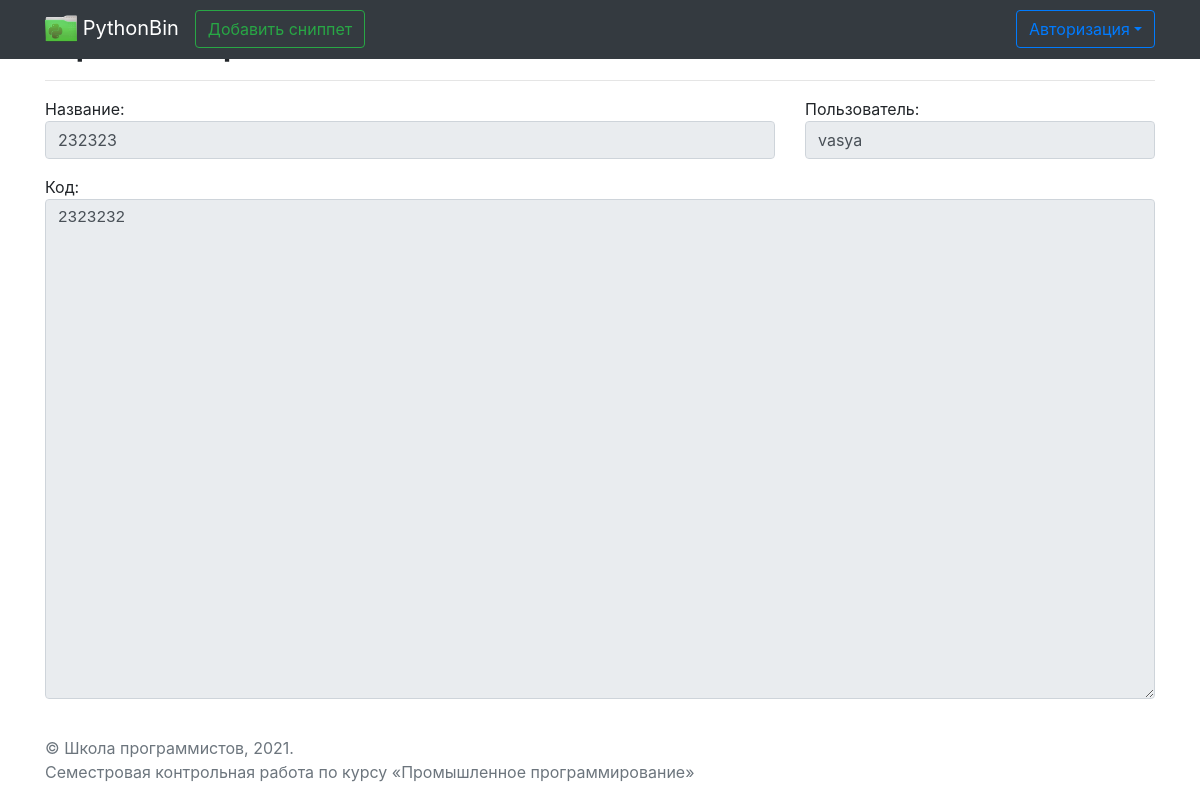
Page /snippets/8 on the committed database.
### main/models.py (models this page shows)
class Snippet(models.Model):
    name = models.CharField(max_length=200)
    code = models.TextField(max_length=5000)
    creation_date = models.DateTimeField()
    user = models.ForeignKey(to=User, on_delete=models.CASCADE,
                             blank=True, null=True)  # can be empty due to usage of AnonymousUser

### main/views.py (the view)
# urls.py: path('snippets/<int:id>', views.view_snippet_page, name='view_snippet'),
def view_snippet_page(request, id):
    context = get_base_context(request, 'Просмотр сниппета')
    try:
        record = Snippet.objects.get(id=id)
        if record.user_id is None:
            context['addform'] = AddSnippetForm(
                initial={
                    'user': "AnonymousUser",
                    'name': record.name,
                    'code': record.code,
                }
            )
        else:
            context['addform'] = AddSnippetForm(
                initial={
                    'user': User.objects.get(id=record.user_id),
                    'name': record.name,
                    'code': record.code,
                }
            )
    except Snippet.DoesNotExist:
        raise Http404
    return render(request, 'pages/view_snippet.html', context)

### main/forms.py
class LoginForm(forms.Form):
    username = forms.CharField(
        max_length=20,
        required=True,
        widget=forms.TextInput(
            attrs={
                'class': 'form-control',
                'placeholder': 'Username',
            }
        )
    )
    password = forms.CharField(
        max_length=20,
        required=True,
        widget=forms.PasswordInput(
            attrs={
                'class': 'form-control',
                'placeholder': 'Password',
            }
        )
    )

class AddSnippetForm(forms.Form):
    name = forms.CharField(
        label='Название',
        max_length=200,
        widget=forms.TextInput(
            attrs={
                'class': 'form-control'
            }
        )
    )
    user = forms.CharField(
        label='Пользователь',
        max_length=20,
        widget=forms.TextInput(
            attrs={
                'class': 'form-control',
                'disabled': '',
            }
        ),
        required=False
    )
    code = forms.CharField(
        label='Код',
        max_length=5000,
        widget=forms.Textarea(
            attrs={
                'class': 'form-control',
                'style': 'height:500px'
            }
        )
    )

### main/views.py (called while the page is built)
def get_base_context(request, pagename):
    return {
        'pagename': pagename,
        'loginform': LoginForm(),
        'user': request.user,
    }

### main/templates/pages/view_snippet.html (shortened to what this page needs)
{% extends 'base.html' %}
{% block content %}
<div class="row">
    <div class="col">
        <form>
            <fieldset disabled>
                <div class="form-group row">
                    <div class="col col-8">
                        {{ addform.name.label }}: {{ addform.name }}
                    </div>
                    <div class="col col-4">
                        {{ addform.user.label }}: {{ addform.user }}
                    </div>
                </div>
                <div class="form-group row">
                    <div class="col">
                        {{ addform.code.label }}: {{ addform.code }}
                    </div>
                </div>
            </fieldset>
        </form>
    </div>
</div>
{% endblock %}

### main/templates/pages/view_snippet.html (style rules this page uses)
textarea { font-family:monospace; }

### rows in the picture
Snippet: name "232323", user "vasya", code "2323232"

### other values in the picture
{{ addform.name.label }} "Название"
{{ addform.user.label }} "Пользователь"
{{ addform.code.label }} "Код"
